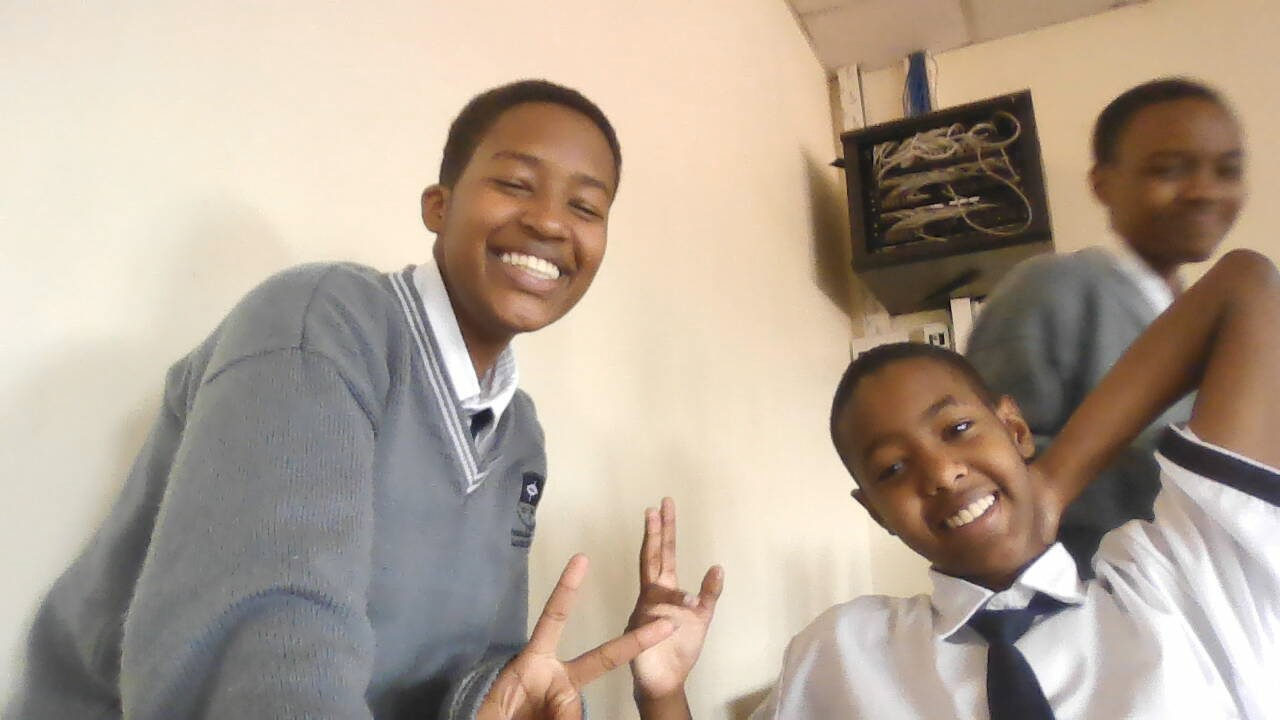
#> input picture resources/us.jpg, 1280 x 720 px
$ python 'chapter 9.py'
#> lines starting #> are read from the running program, lines starting #| are printed output that depends on the picture; after the words box and inside, x2 and y2 are one past the last pixel; in counts of white or black regions, pixels touching at a corner belong together
import cv2
# face_cascade = cv2.CascadeClassifier('')
image = cv2.imread('resources/us.jpg')
#> image is the input picture: shape (720, 1280, 3); mean B, G, R 147.6, 163, 178.2
gray = cv2.cvtColor(image, cv2.COLOR_BGR2GRAY)
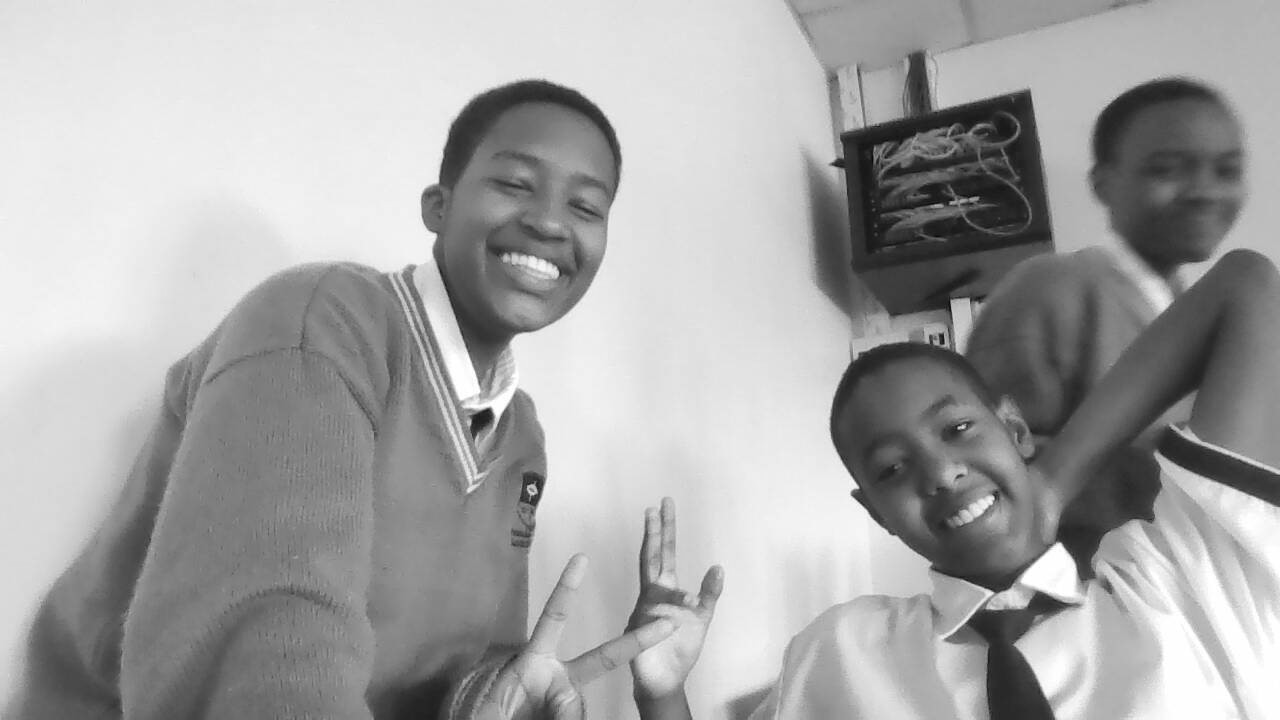
#> gray: shape (720, 1280); min 7, max 255, mean 165.8
face_cascade = cv2.CascadeClassifier("C:/Users/PC/PycharmProjects/pythonProject4/venv/Lib/site-packages/cv2/data/haarcascade_frontalface_default.xml")
faces = face_cascade.detectMultiScale(gray,1.3,6)
#> faces = [[1124, 109, 146, 146]]
# Draw rectangles around the faces
for (x, y, w, h) in faces:
    cv2.rectangle(image, (x, y), (x + w, y + h), (215, 2, 12),4)
#> this loop made 1 pass
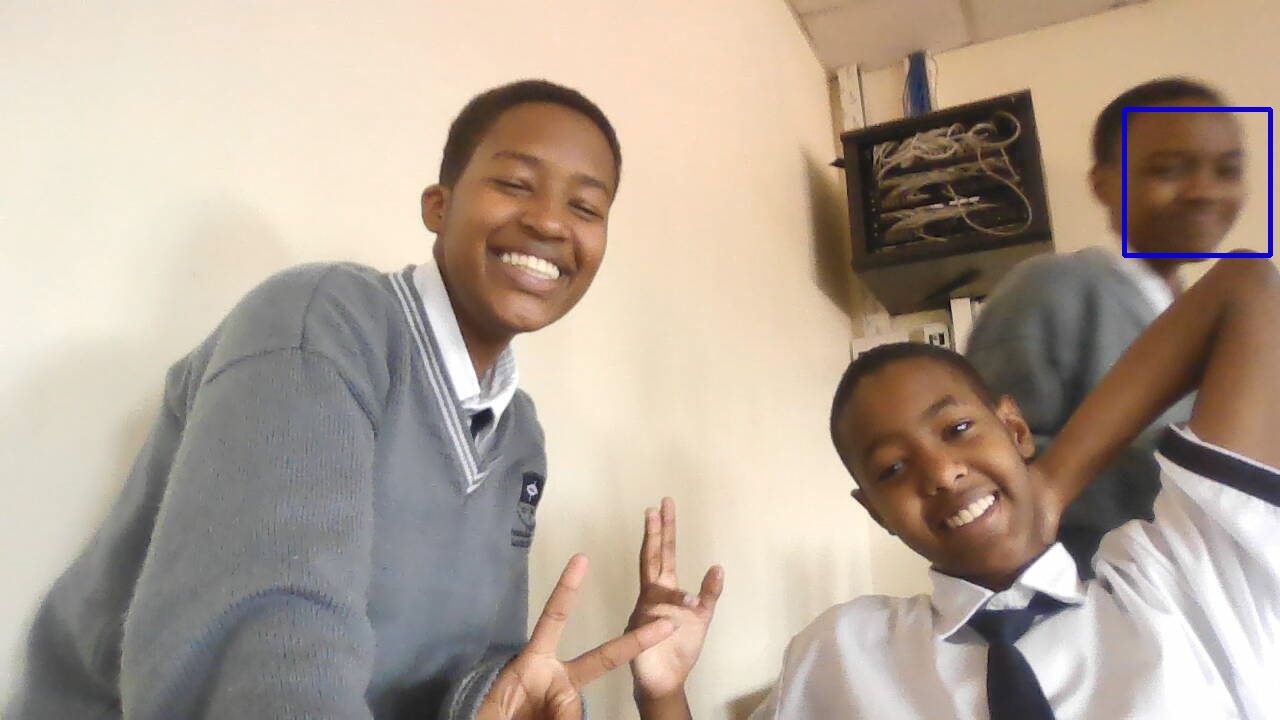
#> image: shape (720, 1280, 3); 0.32% of pixels changed, all inside (x1, y1, x2, y2) = (1122, 107, 1273, 258)

# Display the output
cv2.imshow('Faces', image)
cv2.waitKey(0)
